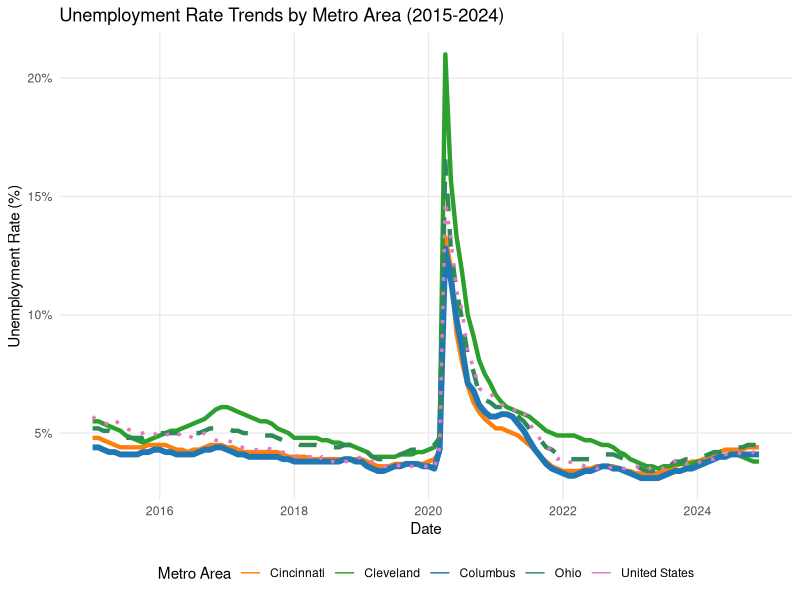
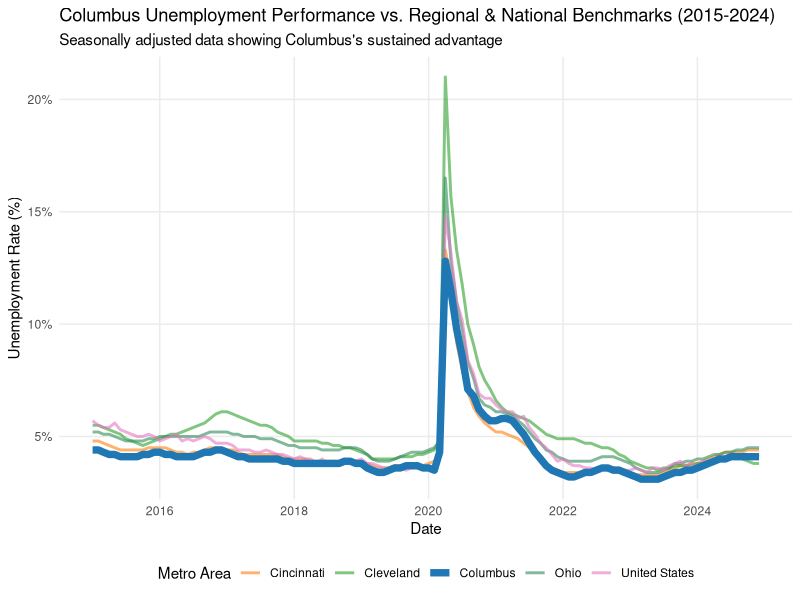
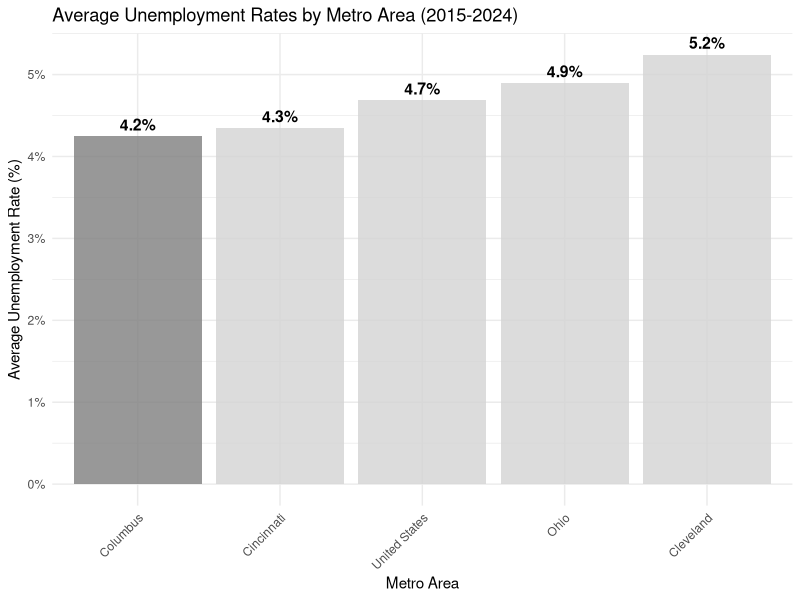
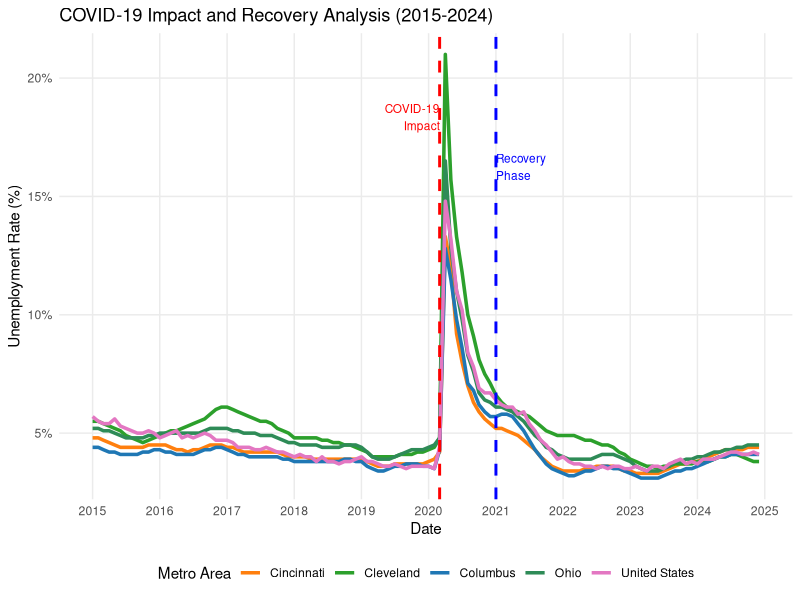
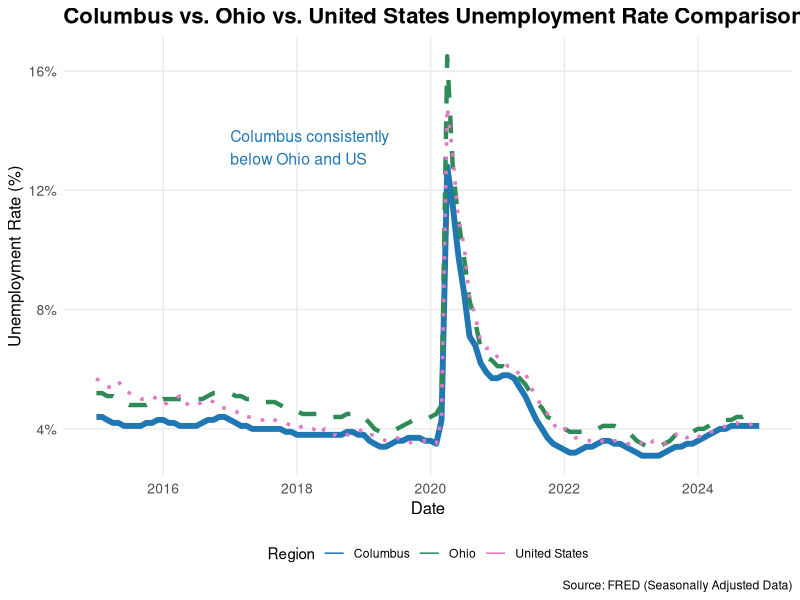
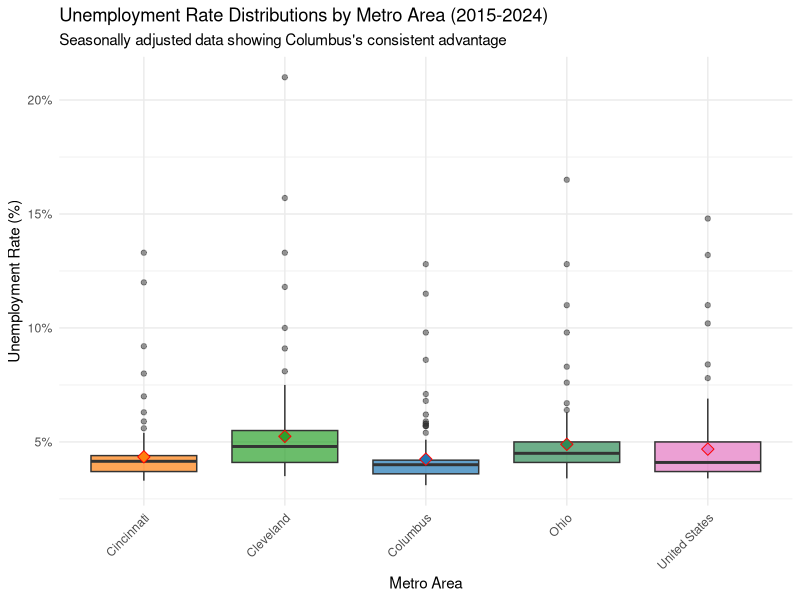
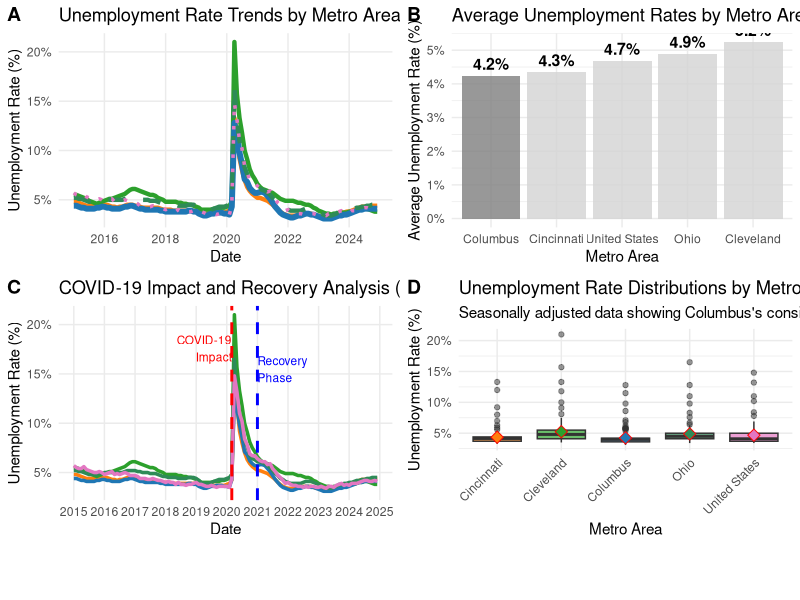

These figures' R source, in order: (Note: this script raises an error after producing the figures.)
# BLS Unemployment Analysis: Columbus vs. Ohio Metros
# Author: Samyak Shrestha

library(readr)
library(dplyr)
library(ggplot2)
library(scales)
library(lubridate)
library(tidyr)
library(gridExtra)
library(cowplot)

# DATA LOADING AND PROCESSING

columbus_sa <- read_csv("data/COLU139UR.csv") %>%
  mutate(observation_date = as.Date(observation_date)) %>%
  rename(UnemploymentRate = COLU139UR) %>%
  mutate(Metro = "Columbus")

cincinnati_sa <- read_csv("data/CINC139UR.csv") %>%
  mutate(observation_date = as.Date(observation_date)) %>%
  rename(UnemploymentRate = CINC139UR) %>%
  mutate(Metro = "Cincinnati")

cleveland_sa <- read_csv("data/CLEV439UR.csv") %>%
  mutate(observation_date = as.Date(observation_date)) %>%
  rename(UnemploymentRate = CLEV439UR) %>%
  mutate(Metro = "Cleveland")

ohio_sa <- read_csv("data/OHUR.csv") %>%
  mutate(observation_date = as.Date(observation_date)) %>%
  rename(UnemploymentRate = OHUR) %>%
  mutate(Metro = "Ohio")

# Load US data from our existing clean dataset (already seasonally adjusted)
us_sa <- read_csv("data/seasonally_adjusted_unemployment.csv") %>%
  filter(Metro == "United States") %>%
  select(observation_date, UnemploymentRate, Metro) %>%
  mutate(observation_date = as.Date(observation_date))

# Combine all seasonally adjusted data
sa_data <- bind_rows(columbus_sa, cincinnati_sa, cleveland_sa, ohio_sa, us_sa) %>%
  filter(observation_date >= as.Date("2015-01-01") & observation_date < as.Date("2025-01-01")) %>%
  arrange(observation_date, Metro)

cat("Data loaded:", nrow(sa_data), "observations\n")
cat("Metros:", paste(unique(sa_data$Metro), collapse = ", "), "\n")
cat("Date range:", min(sa_data$observation_date), "to", max(sa_data$observation_date), "\n\n")

# Calculate summary statistics
sa_summary <- sa_data %>%
  group_by(Metro) %>%
  summarise(
    n = n(),
    mean_rate = round(mean(UnemploymentRate, na.rm = TRUE), 3),
    median_rate = round(median(UnemploymentRate, na.rm = TRUE), 3),
    min_rate = round(min(UnemploymentRate, na.rm = TRUE), 3),
    max_rate = round(max(UnemploymentRate, na.rm = TRUE), 3),
    sd_rate = round(sd(UnemploymentRate, na.rm = TRUE), 3)
  ) %>%
  arrange(mean_rate)

cat("Seasonally Adjusted Summary Statistics:\n")
print(sa_summary)

metro_colors <- c(
  "Columbus" = "#1f77b4",
  "Cincinnati" = "#ff7f0e",
  "Cleveland" = "#2ca02c",
  "Ohio" = "#2E8B57",
  "United States" = "#e377c2"
)

# VISUALIZATION 1: MAIN TRENDS CHART

cat("Creating main trends chart...\n")

main_trends_sa <- ggplot(sa_data, aes(x = observation_date, y = UnemploymentRate, color = Metro)) +
  geom_line(aes(linetype = Metro, linewidth = Metro)) +
  scale_color_manual(values = metro_colors) +
  scale_linetype_manual(values = c(
    "Columbus" = "solid", "Cincinnati" = "solid", "Cleveland" = "solid",
    "Ohio" = "dashed", "United States" = "dotted"
  )) +
  scale_linewidth_manual(values = c(
    "Columbus" = 2, "Cincinnati" = 1.5, "Cleveland" = 1.5,
    "Ohio" = 1.5, "United States" = 1.2
  )) +
  scale_x_date(date_labels = "%Y", date_breaks = "2 years") +
  scale_y_continuous(labels = scales::percent_format(scale = 1)) +
  labs(
    title = "Unemployment Rate Trends by Metro Area (2015-2024)",
    x = "Date",
    y = "Unemployment Rate (%)",
    color = "Metro Area"
  ) +
  theme_minimal() +
  theme(
    legend.position = "bottom",
    panel.grid.minor = element_blank(),
    plot.background = element_rect(fill = "white", color = NA),
    panel.background = element_rect(fill = "white", color = NA)
  ) +
  guides(linetype = "none", linewidth = "none")

ggsave("visualizations/sa_main_trends.jpg", main_trends_sa, width = 14, height = 8, dpi = 300, bg = "white")

# VISUALIZATION 2: COLUMBUS FOCUS CHART

cat("Creating Columbus focus chart...\n")

columbus_focus_sa <- ggplot(sa_data, aes(x = observation_date, y = UnemploymentRate)) +
  geom_line(data = sa_data %>% filter(Metro != "Columbus"), 
            aes(color = Metro), alpha = 0.6, linewidth = 1) +
  geom_line(data = sa_data %>% filter(Metro == "Columbus"), 
            aes(color = Metro), linewidth = 2.5) +
  scale_color_manual(values = metro_colors) +
  scale_x_date(date_labels = "%Y", date_breaks = "2 years") +
  scale_y_continuous(labels = scales::percent_format(scale = 1)) +
  labs(
    title = "Columbus Unemployment Performance vs. Regional & National Benchmarks (2015-2024)",
    subtitle = "Seasonally adjusted data showing Columbus's sustained advantage",
    x = "Date",
    y = "Unemployment Rate (%)",
    color = "Metro Area"
  ) +
  theme_minimal() +
  theme(
    legend.position = "bottom",
    panel.grid.minor = element_blank(),
    plot.background = element_rect(fill = "white", color = NA),
    panel.background = element_rect(fill = "white", color = NA)
  )

ggsave("visualizations/sa_columbus_focus.jpg", columbus_focus_sa, width = 14, height = 8, dpi = 300, bg = "white")

# VISUALIZATION 3: RANKING CHART

cat("Creating ranking chart...\n")

ranking_data_sa <- sa_data %>%
  group_by(Metro) %>%
  summarise(avg_rate = mean(UnemploymentRate, na.rm = TRUE)) %>%
  ungroup() %>%
  mutate(
    Metro = factor(Metro, levels = Metro[order(avg_rate)]),
    is_columbus = Metro == "Columbus"
  )

ranking_sa <- ggplot(ranking_data_sa, aes(x = Metro, y = avg_rate, fill = is_columbus)) +
  geom_col(alpha = 0.8) +
  geom_text(aes(label = paste0(round(avg_rate, 1), "%")), 
            vjust = -0.5, size = 4, fontface = "bold") +
  scale_fill_manual(values = c("FALSE" = "lightgray", "TRUE" = metro_colors["Columbus"])) +
  scale_y_continuous(labels = scales::percent_format(scale = 1)) +
  labs(
    title = "Average Unemployment Rates by Metro Area (2015-2024)",
    x = "Metro Area",
    y = "Average Unemployment Rate (%)"
  ) +
  theme_minimal() +
  theme(
    legend.position = "none",
    axis.text.x = element_text(angle = 45, hjust = 1),
    plot.background = element_rect(fill = "white", color = NA),
    panel.background = element_rect(fill = "white", color = NA)
  )

ggsave("visualizations/sa_ranking.jpg", ranking_sa, width = 12, height = 8, dpi = 300, bg = "white")

# VISUALIZATION 4: COVID ANALYSIS

cat("Creating COVID analysis chart...\n")

covid_analysis_sa <- ggplot(sa_data, aes(x = observation_date, y = UnemploymentRate, color = Metro)) +
  geom_line(linewidth = 1.2) +
  geom_vline(xintercept = as.Date("2020-03-01"), linetype = "dashed", color = "red", linewidth = 1) +
  geom_vline(xintercept = as.Date("2021-01-01"), linetype = "dashed", color = "blue", linewidth = 1) +
  annotate("text", x = as.Date("2020-03-01"), y = max(sa_data$UnemploymentRate) * 0.9, 
           label = "COVID-19\nImpact", hjust = 1, vjust = 1, color = "red", size = 3) +
  annotate("text", x = as.Date("2021-01-01"), y = max(sa_data$UnemploymentRate) * 0.8, 
           label = "Recovery\nPhase", hjust = 0, vjust = 1, color = "blue", size = 3) +
  scale_color_manual(values = metro_colors) +
  scale_x_date(date_labels = "%Y", date_breaks = "1 year") +
  scale_y_continuous(labels = scales::percent_format(scale = 1)) +
  labs(
    title = "COVID-19 Impact and Recovery Analysis (2015-2024)",
    x = "Date",
    y = "Unemployment Rate (%)",
    color = "Metro Area"
  ) +
  theme_minimal() +
  theme(
    legend.position = "bottom",
    panel.grid.minor = element_blank(),
    plot.background = element_rect(fill = "white", color = NA),
    panel.background = element_rect(fill = "white", color = NA)
  )

ggsave("visualizations/sa_covid_analysis.jpg", covid_analysis_sa, width = 14, height = 8, dpi = 300, bg = "white")

# VISUALIZATION 5: COLUMBUS VS OHIO VS US COMPARISON

cat("Creating Columbus vs Ohio vs US comparison...\n")

columbus_ohio_us <- sa_data %>%
  filter(Metro %in% c("Columbus", "Ohio", "United States"))

columbus_ohio_us_chart <- ggplot(columbus_ohio_us, aes(x = observation_date, y = UnemploymentRate, color = Metro)) +
  geom_line(aes(linetype = Metro, linewidth = Metro)) +
  scale_color_manual(values = metro_colors) +
  scale_linetype_manual(values = c(
    "Columbus" = "solid", "Ohio" = "dashed", "United States" = "dotted"
  )) +
  scale_linewidth_manual(values = c(
    "Columbus" = 2, "Ohio" = 1.5, "United States" = 1.2
  )) +
  scale_x_date(date_labels = "%Y", date_breaks = "2 years") +
  scale_y_continuous(labels = scales::percent_format(scale = 1)) +
  labs(
    title = "Columbus vs. Ohio vs. United States Unemployment Rate Comparison (2015-2024)",
    x = "Date",
    y = "Unemployment Rate (%)",
    color = "Region",
    caption = "Source: FRED (Seasonally Adjusted Data)"
  ) +
  theme_minimal() +
  theme(
    plot.title = element_text(size = 16, face = "bold"),
    axis.title = element_text(size = 12),
    axis.text = element_text(size = 10),
    panel.grid.minor = element_blank(),
    plot.background = element_rect(fill = "white", color = NA),
    panel.background = element_rect(fill = "white", color = NA),
    legend.position = "bottom"
  ) +
  guides(linetype = "none", linewidth = "none")

# Add annotation
columbus_ohio_us_chart <- columbus_ohio_us_chart +
  annotate("text", x = as.Date("2017-01-01"), y = max(columbus_ohio_us$UnemploymentRate) * 0.85, 
           label = "Columbus consistently\nbelow Ohio and US", 
           hjust = 0, vjust = 1, color = "#1f77b4", size = 4)

ggsave("visualizations/sa_columbus_ohio_us.jpg", columbus_ohio_us_chart, width = 14, height = 8, dpi = 300, bg = "white")

# VISUALIZATION 6: EDA BOXPLOT

cat("Creating EDA boxplot...\n")

boxplot_sa <- ggplot(sa_data, aes(x = Metro, y = UnemploymentRate, fill = Metro)) +
  geom_boxplot(alpha = 0.7, outlier.alpha = 0.5) +
  scale_fill_manual(values = metro_colors) +
  scale_y_continuous(labels = scales::percent_format(scale = 1)) +
  labs(
    title = "Unemployment Rate Distributions by Metro Area (2015-2024)",
    subtitle = "Seasonally adjusted data showing Columbus's consistent advantage",
    x = "Metro Area",
    y = "Unemployment Rate (%)"
  ) +
  theme_minimal() +
  theme(
    axis.text.x = element_text(angle = 45, hjust = 1),
    legend.position = "none",
    plot.background = element_rect(fill = "white", color = NA),
    panel.background = element_rect(fill = "white", color = NA)
  ) +
  stat_summary(fun = mean, geom = "point", shape = 23, size = 3, color = "red")

ggsave("visualizations/sa_boxplot.jpg", boxplot_sa, width = 12, height = 8, dpi = 300, bg = "white")

# VISUALIZATION 7: DASHBOARD

cat("Creating dashboard...\n")

dashboard_sa <- plot_grid(
  main_trends_sa + theme(legend.position = "none"),
  ranking_sa + theme(axis.text.x = element_text(angle = 0, hjust = 0.5)),
  covid_analysis_sa + theme(legend.position = "none"),
  boxplot_sa + theme(legend.position = "none"),
  ncol = 2, nrow = 2,
  labels = c("A", "B", "C", "D"),
  label_size = 14
)

legend <- get_legend(main_trends_sa + theme(legend.position = "bottom"))
dashboard_final_sa <- plot_grid(dashboard_sa, legend, ncol = 1, rel_heights = c(1, 0.1))

ggsave("visualizations/sa_dashboard.jpg", dashboard_final_sa, width = 16, height = 12, dpi = 300, bg = "white")

# Save seasonally adjusted data
write_csv(sa_data, "data/seasonally_adjusted_unemployment.csv")
write_csv(sa_summary, "data/sa_summary_statistics.csv")

# Calculate advantages
columbus_avg <- sa_summary$mean_rate[sa_summary$Metro == "Columbus"]
ohio_avg <- sa_summary$mean_rate[sa_summary$Metro == "Ohio"]
us_avg <- sa_summary$mean_rate[sa_summary$Metro == "United States"]
cincinnati_avg <- sa_summary$mean_rate[sa_summary$Metro == "Cincinnati"]
cleveland_avg <- sa_summary$mean_rate[sa_summary$Metro == "Cleveland"]

# SUMMARY OUTPUT

cat("\n=== ANALYSIS COMPLETE ===\n")
cat("Files created:\n")
cat("✓ sa_main_trends.jpg - Main trends chart\n")
cat("✓ sa_columbus_focus.jpg - Columbus focus chart\n")
cat("✓ sa_ranking.jpg - Ranking chart\n")
cat("✓ sa_covid_analysis.jpg - COVID analysis\n")
cat("✓ sa_columbus_ohio_us.jpg - Columbus vs Ohio vs US\n")
cat("✓ sa_boxplot.jpg - EDA boxplot\n")
cat("✓ sa_dashboard.jpg - Combined dashboard\n")
cat("✓ seasonally_adjusted_unemployment.csv - Clean data\n")
cat("✓ sa_summary_statistics.csv - Summary statistics\n")

cat("\nKey Statistics (Seasonally Adjusted):\n")
cat("• Columbus:", columbus_avg, "%\n")
cat("• Cincinnati:", cincinnati_avg, "%\n")
cat("• Cleveland:", cleveland_avg, "%\n")
cat("• Ohio:", ohio_avg, "%\n")
cat("• United States:", us_avg, "%\n")

cat("\nColumbus Advantages:\n")
cat("• Over Ohio:", round(ohio_avg - columbus_avg, 3), "percentage points\n")
cat("• Over US:", round(us_avg - columbus_avg, 3), "percentage points\n")
cat("• Over Cincinnati:", round(cincinnati_avg - columbus_avg, 3), "percentage points\n")
cat("• Over Cleveland:", round(cleveland_avg - columbus_avg, 3), "percentage points\n")

cat("\n=== END OF ANALYSIS ===\n")
